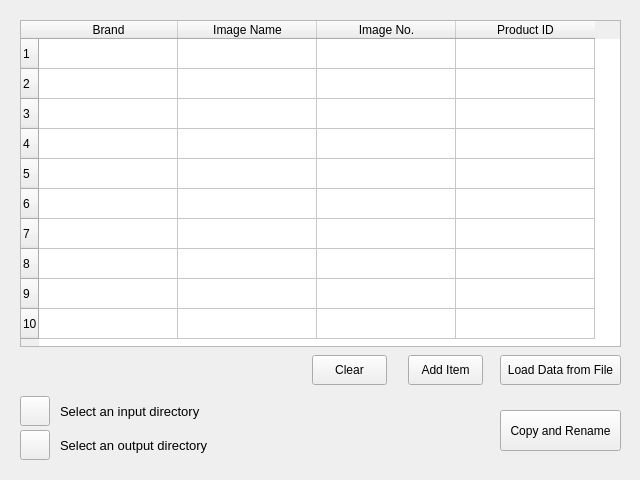
<?xml version="1.0" encoding="UTF-8"?>
<ui version="4.0">
 <class>Rename</class>
 <widget class="QMainWindow" name="Rename">
  <property name="geometry">
   <rect>
    <x>0</x>
    <y>0</y>
    <width>640</width>
    <height>480</height>
   </rect>
  </property>
  <property name="windowTitle">
   <string>File Rename</string>
  </property>
  <widget class="QWidget" name="centralwidget">
   <widget class="QTableWidget" name="tblRename">
    <property name="geometry">
     <rect>
      <x>20</x>
      <y>20</y>
      <width>601</width>
      <height>327</height>
     </rect>
    </property>
    <property name="rowCount">
     <number>10</number>
    </property>
    <attribute name="horizontalHeaderDefaultSectionSize">
     <number>139</number>
    </attribute>
    <attribute name="horizontalHeaderShowSortIndicator" stdset="0">
     <bool>false</bool>
    </attribute>
    <attribute name="verticalHeaderShowSortIndicator" stdset="0">
     <bool>false</bool>
    </attribute>
    <row>
     <property name="text">
      <string>1</string>
     </property>
    </row>
    <row/>
    <row/>
    <row/>
    <row/>
    <row/>
    <row/>
    <row/>
    <row/>
    <row/>
    <column>
     <property name="text">
      <string>Brand</string>
     </property>
    </column>
    <column>
     <property name="text">
      <string>Image Name</string>
     </property>
    </column>
    <column>
     <property name="text">
      <string>Image No.</string>
     </property>
    </column>
    <column>
     <property name="text">
      <string>Product ID</string>
     </property>
    </column>
   </widget>
   <widget class="QPushButton" name="btnInputDir">
    <property name="geometry">
     <rect>
      <x>20</x>
      <y>396</y>
      <width>30</width>
      <height>30</height>
     </rect>
    </property>
    <property name="text">
     <string/>
    </property>
    <property name="icon">
     <iconset>
      <normaloff>Resources/image.svg</normaloff>Resources/image.svg</iconset>
    </property>
    <property name="iconSize">
     <size>
      <width>30</width>
      <height>30</height>
     </size>
    </property>
   </widget>
   <widget class="QPushButton" name="btnOutputDir">
    <property name="geometry">
     <rect>
      <x>20</x>
      <y>430</y>
      <width>30</width>
      <height>30</height>
     </rect>
    </property>
    <property name="text">
     <string/>
    </property>
    <property name="icon">
     <iconset>
      <normaloff>Resources/folder.svg</normaloff>Resources/folder.svg</iconset>
    </property>
    <property name="iconSize">
     <size>
      <width>30</width>
      <height>30</height>
     </size>
    </property>
   </widget>
   <widget class="QLabel" name="lblOutputDir">
    <property name="geometry">
     <rect>
      <x>60</x>
      <y>430</y>
      <width>351</width>
      <height>30</height>
     </rect>
    </property>
    <property name="font">
     <font>
      <pointsize>10</pointsize>
     </font>
    </property>
    <property name="text">
     <string>Select an output directory</string>
    </property>
   </widget>
   <widget class="QLabel" name="lblInputDir">
    <property name="geometry">
     <rect>
      <x>60</x>
      <y>396</y>
      <width>351</width>
      <height>30</height>
     </rect>
    </property>
    <property name="font">
     <font>
      <pointsize>10</pointsize>
     </font>
    </property>
    <property name="text">
     <string>Select an input directory</string>
    </property>
   </widget>
   <widget class="QPushButton" name="btnAddItem">
    <property name="geometry">
     <rect>
      <x>408</x>
      <y>355</y>
      <width>75</width>
      <height>30</height>
     </rect>
    </property>
    <property name="text">
     <string>Add Item</string>
    </property>
   </widget>
   <widget class="QPushButton" name="btnUploadList">
    <property name="geometry">
     <rect>
      <x>500</x>
      <y>355</y>
      <width>121</width>
      <height>30</height>
     </rect>
    </property>
    <property name="text">
     <string>Load Data from File</string>
    </property>
   </widget>
   <widget class="QPushButton" name="btnCopyRename">
    <property name="geometry">
     <rect>
      <x>500</x>
      <y>410</y>
      <width>121</width>
      <height>41</height>
     </rect>
    </property>
    <property name="text">
     <string>Copy and Rename</string>
    </property>
   </widget>
   <widget class="QPushButton" name="btnClear">
    <property name="geometry">
     <rect>
      <x>312</x>
      <y>355</y>
      <width>75</width>
      <height>30</height>
     </rect>
    </property>
    <property name="text">
     <string>Clear</string>
    </property>
   </widget>
  </widget>
 </widget>
 <resources/>
 <connections/>
</ui>
